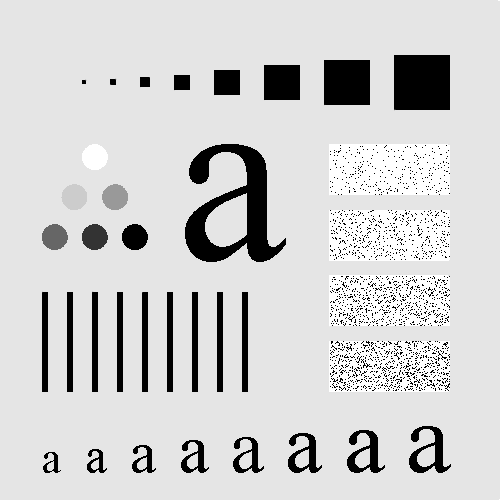
#> input picture image/test_pattern_blurring_orig.tif, 500 x 500 px
$ python gaussianBlur.py
#> lines starting #> are read from the running program, lines starting #| are printed output that depends on the picture
import numpy as np
import cv2
import matplotlib.pyplot as plt

img = cv2.imread("../image/test_pattern_blurring_orig.tif",1)
#> img is the input picture: shape (500, 500, 3); min 0, max 255, mean 207.4
img = cv2.cvtColor(img,cv2.COLOR_BGR2RGB)

avarage = cv2.blur(img,(5,5))
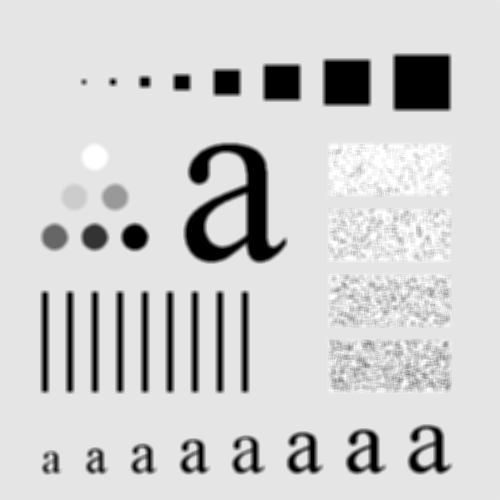
#> avarage: shape (500, 500, 3); min 0, max 255, mean 207.4
gauss = cv2.GaussianBlur(img,(5,5),0)
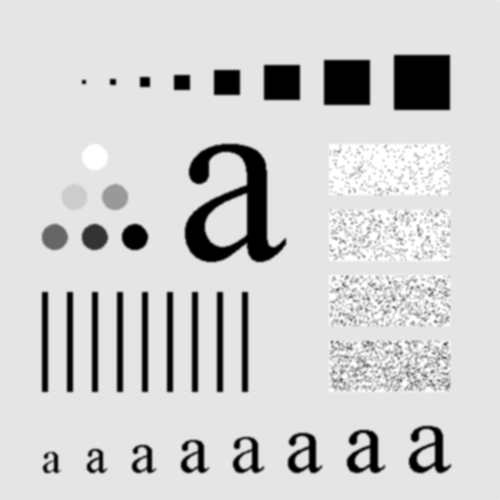
#> gauss: shape (500, 500, 3); min 0, max 255, mean 207.4

plt.subplot(131)
plt.imshow(img)
plt.title("Original")

plt.subplot(132)
plt.imshow(avarage)
plt.title("5 * 5")

plt.subplot(133)
plt.imshow(gauss)
plt.title("Gaussian Burr")

plt.tight_layout()
plt.show()
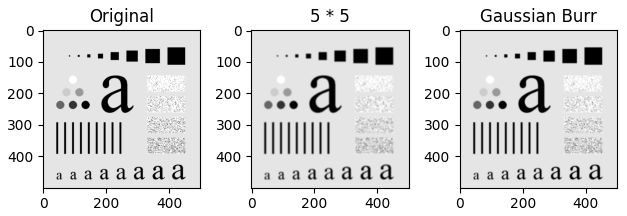
#> figure drawn by matplotlib, 3 panels
